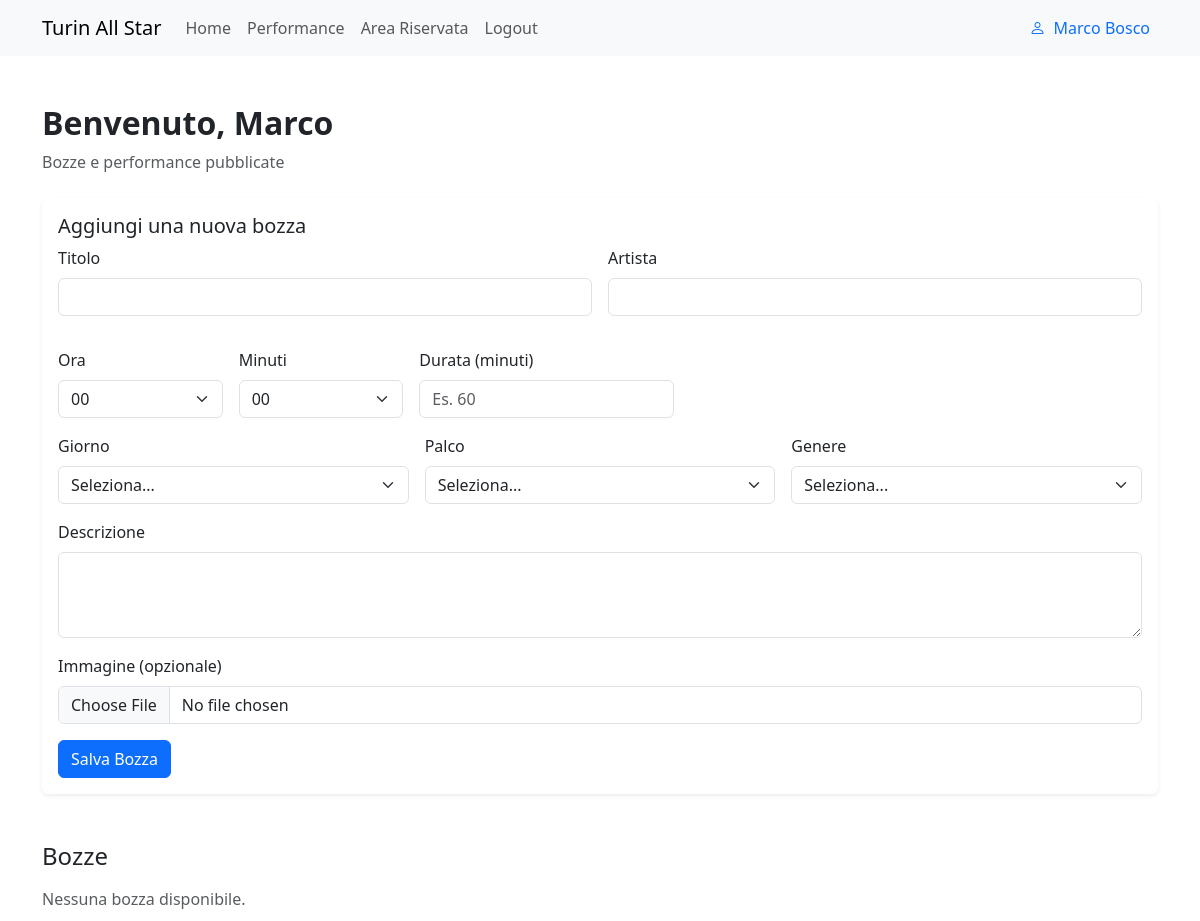
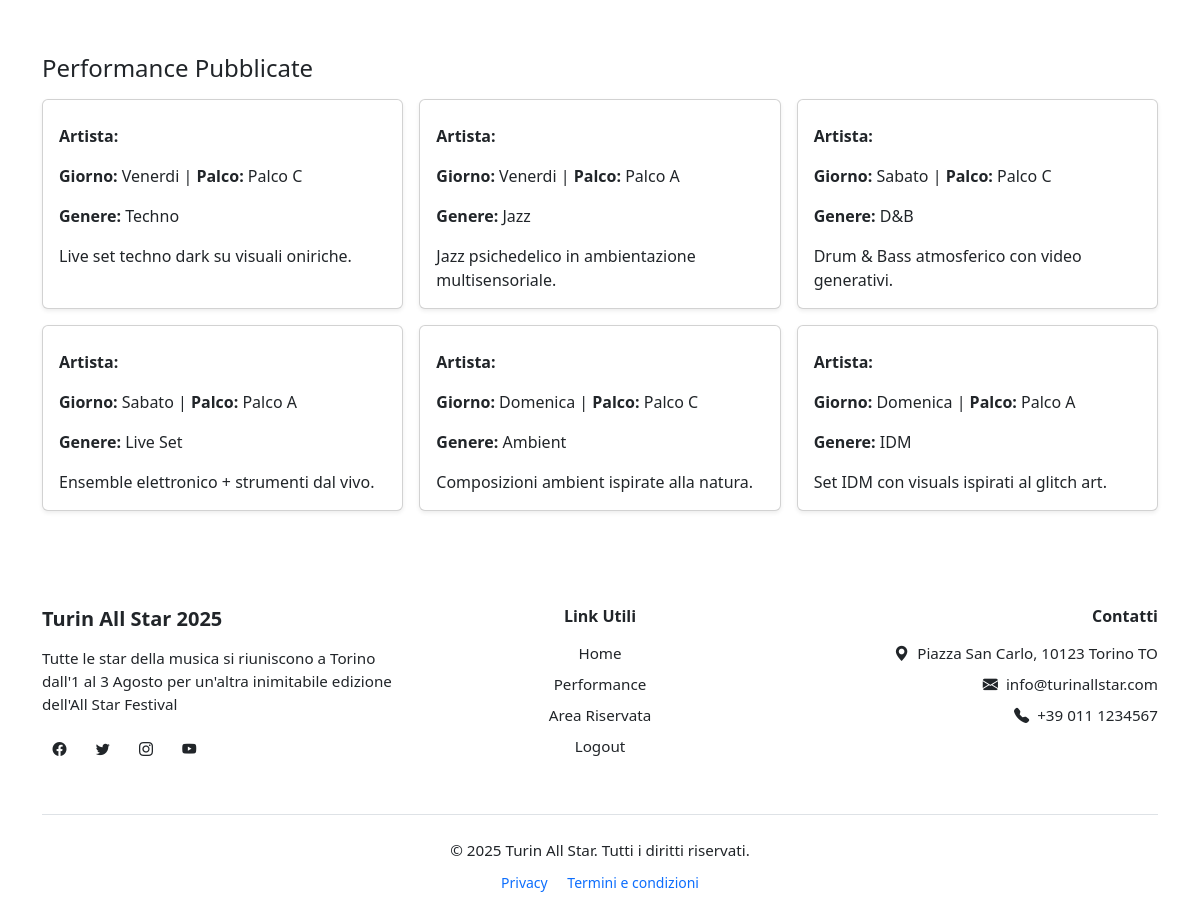
The app's page /reserved (signed in) with its own data (2 pictures, top to bottom).
### tables this page shows
CREATE TABLE utenti(
    id INTEGER PRIMARY KEY AUTOINCREMENT,
    nome TEXT NOT NULL,
    cognome TEXT NOT NULL,
    email TEXT UNIQUE NOT NULL,
    password TEXT NOT NULL,
    ruolo TEXT CHECK(ruolo IN('organizzatore','partecipante')) NOT NULL,
    data_registrazione TIMESTAMP DEFAULT CURRENT_TIMESTAMP
);

CREATE TABLE performances(
    id INTEGER PRIMARY KEY AUTOINCREMENT,
    nome_artista TEXT UNIQUE NOT NULL,
    giorno TEXT CHECK(giorno IN('Venerdi','Sabato','Domenica')) NOT NULL,
    orario TEXT NOT NULL,
    durata INTEGER NOT NULL,
    descrizione TEXT NOT NULL,
    palco TEXT CHECK(palco IN('Palco A','Palco B','Palco C')) NOT NULL,
    genere TEXT NOT NULL,
    immagine TEXT NOT NULL,
    pubblicato INTEGER DEFAULT 0,
    id_organizzatore INTEGER NOT NULL,
    data_inserimento TIMESTAMP DEFAULT CURRENT_TIMESTAMP,
    FOREIGN KEY (id_organizzatore) REFERENCES utenti(id)
);

### routes/private_routes.py (the view)
@private_bp.route("/reserved")
@login_required
def reserved():
    biglietto = biglietti_dao.get_biglietto_by_partecipante(current_user.id)
    bozze = performances_dao.get_bozze_by_organizzatore(current_user.id)
    pubblicate = performances_dao.get_performances_pubblicate_by_organizzatore(current_user.id)
    if current_user.ruolo == "organizzatore":
        return render_template("private/riservata_organizzatori.html", user=current_user, bozze=bozze, pubblicate=pubblicate)
    return render_template("private/riservata_partecipanti.html", user=current_user, biglietto=biglietto)

### dao/biglietti_dao.py (called while the page is built, shortened)
def get_db_connection():
    conn = sqlite3.connect("festival.db")
    conn.row_factory = sqlite3.Row
    return conn

def get_biglietto_by_partecipante(id_partecipante):
    try:
        sql = """
        SELECT b.id, b.id_partecipante, b.tipo, b.data_acquisto, bg.giorno
        FROM biglietti b
        LEFT JOIN biglietti_giorni bg ON b.id = bg.id_biglietto
        WHERE b.id_partecipante = ?
        """
        with get_db_connection() as conn:
            cursor = conn.cursor()
            cursor.execute(sql, (id_partecipante,))
            righe = cursor.fetchall()
            cursor.close()
        if not righe:
            return None
    except sqlite3.Error as e:
        logging.error(f"get_biglietto_by_partecipante: {e}")
        return None

### dao/performances_dao.py (called while the page is built)
def get_db_connection():
    conn = sqlite3.connect("festival.db")
    conn.row_factory = sqlite3.Row
    return conn

def get_performances_pubblicate_by_organizzatore(id_organizzatore):
    try:
        sql = "SELECT * FROM performances WHERE id_organizzatore = ? AND pubblicato = 1"
        with get_db_connection() as conn:
            cursor = conn.cursor()
            cursor.execute(sql, (id_organizzatore,))
            performances = cursor.fetchall()
            cursor.close()
        return performances
    except sqlite3.Error as e:
        logging.error(f"get_performances_pubblicate_by_organizzatore: {e}")
        return []

def get_bozze_by_organizzatore(id_organizzatore):
    try:
        sql = "SELECT * FROM performances WHERE id_organizzatore = ? AND pubblicato = 0"
        with get_db_connection() as conn:
            cursor = conn.cursor()
            cursor.execute(sql, (id_organizzatore,))
            bozze = cursor.fetchall()
            cursor.close()
        return bozze
    except sqlite3.Error as e:
        logging.error(f"get_bozze_by_organizzatore: {e}")
        return []

### dao/utenti_dao.py (called while the page is built)
def get_db_connection():
    conn = sqlite3.connect("festival.db")
    conn.row_factory = sqlite3.Row
    return conn

def get_utente_by_id(id):
    try:
        sql = "SELECT * FROM utenti WHERE id = ?"
        with get_db_connection() as conn:
            cursor = conn.cursor()
            cursor.execute(sql, (id,))
            utente = cursor.fetchone()
            cursor.close()
        return utente
    except sqlite3.Error as e:
        logging.error(f"get_utente_by_id: {e}")
        return None

### templates/private/riservata_organizzatori.html (shortened to what this page needs)
{% extends "base.html" %}  {% block content %}
<section class="container mt-5 mb-4">
  <h2 class="fw-bold">Benvenuto, {{ user.nome }}</h2>
  <p class="text-muted">Bozze e performance pubblicate</p>
</section>
<section class="container mb-5">
  <div class="card shadow-sm border-0">
    <div class="card-body">
      <h5 class="card-title">Aggiungi una nuova bozza</h5>
      <form
        method="POST"
        enctype="multipart/form-data"
        action="{{ url_for('private.aggiungi_bozza') }}"
      >
        <div class="row g-3">
          <div class="col-md-6">
            <label for="titolo" class="form-label">Titolo</label>
            <input type="text" class="form-control" name="titolo" required />
          </div>
          <div class="col-md-6">
            <label for="artista" class="form-label">Artista</label>
            <input type="text" class="form-control" name="artista" required />
          </div>
          <div class="row g-3 align-items-end">
            <div class="col-md-2">
              <label for="ora" class="form-label">Ora</label>
              <select name="ora" id="ora" class="form-select" required>
                {% for h in range(0, 24) %}
                <option value="{{ '%02d' % h }}">{{ '%02d' % h }}</option>
                {% endfor %}
              </select>
            </div>
            <div class="col-md-2">
              <label for="minuti" class="form-label">Minuti</label>
              <select name="minuti" id="minuti" class="form-select" required>
                {% for m in range(0, 60, 5) %}
                <option value="{{ '%02d' % m }}">{{ '%02d' % m }}</option>
                {% endfor %}
              </select>
            </div>
            <div class="col-md-3">
              <label for="durata" class="form-label">Durata (minuti)</label>
              <input
                type="number"
                min="1"
                class="form-control"
                name="durata"
                id="durata"
                placeholder="Es. 60"
                required
              />
            </div>
          </div>
          <div class="col-md-4">
            <label for="giorno" class="form-label">Giorno</label>
            <select class="form-select" name="giorno" required>
              <option value="">Seleziona...</option>
            </select>
          </div>
          <div class="col-md-4">
            <label for="palco" class="form-label">Palco</label>
            <select class="form-select" name="palco" required>
              <option value="">Seleziona...</option>
            </select>
          </div>
          <div class="col-md-4">
            <label for="genere" class="form-label">Genere</label>
            <select class="form-select" name="genere" required>
              <option value="">Seleziona...</option>
            </select>
          </div>
          <div class="col-12">
            <label for="descrizione" class="form-label">Descrizione</label>
            <textarea
              class="form-control"
              name="descrizione"
              rows="3"
            ></textarea>
          </div>
          <div class="col-12">
            <label for="immagine" class="form-label"
              >Immagine (opzionale)</label
            >
            <input
              type="file"
              class="form-control"
              name="immagine"
              accept="image/*"
            />
          </div>
          <div class="col-12">
            <button type="submit" class="btn btn-primary">Salva Bozza</button>
          </div>
        </div>
      </form>
    </div>
  </div>
</section>
<section class="container mb-5">
  <h4 class="mb-3">Bozze</h4>
  <div class="row g-3">
    {% for bozza in bozze %}
    <div class="col-md-6 col-lg-4">
      <div class="card h-100 shadow-sm">
        {% if bozza.immagine %}
        <img
          src="{{ bozza.immagine }}"
          alt="Immagine di {{ bozza.titolo }}"
          class="card-img-top"
          style="object-fit: cover; height: 180px"
        />
        {% endif %}
        <div class="card-body d-flex flex-column">
          <h5 class="card-title mt-2">{{ bozza.titolo }}</h5>
          <h6 class="card-subtitle mb-2 text-muted">{{ bozza.artista }}</h6>
          <div class="mb-2">
            <span class="badge bg-primary me-1"
              >Giorno: {{ bozza.giorno }}</span
            >
            <span class="badge bg-secondary me-1"
              >Palco: {{ bozza.palco }}</span
            >
            <span class="badge bg-info text-dark me-1"
              >Genere: {{ bozza.genere }}</span
            >
            {% if bozza.orario %}
            <span class="badge bg-warning text-dark me-1"
              >Orario: {{ bozza.orario }}</span
            >
            {% endif %} {% if bozza.durata %}
            <span class="badge bg-success me-1"
              >Durata: {{ bozza.durata }} min</span
            >
            {% endif %}
          </div>
          {% if bozza.descrizione %}
          <p class="card-text flex-grow-1">{{ bozza.descrizione }}</p>
          {% else %}
          <p class="card-text text-muted fst-italic">Nessuna descrizione.</p>
          {% endif %}
        </div>
        <a
          href="{{ url_for('private.modifica_bozza', id=bozza.id) }}"
          class="btn btn-warning btn-sm me-2"
          >Modifica</a
        >
        <div class="card-footer text-end bg-transparent border-0">
          <form
            method="POST"
            action="{{ url_for('private.pubblica_bozza', id=bozza.id) }}"
          >
            <button type="submit" class="btn btn-success btn-sm">
              Pubblica
            </button>
          </form>
        </div>
      </div>
    </div>
    {% else %}
    <p class="text-muted">Nessuna bozza disponibile.</p>
    {% endfor %}
  </div>
</section>
<section class="container mb-5">
  <h4 class="mb-3">Performance Pubblicate</h4>
  <div class="row g-3">
    {% for p in pubblicate %}
    <div class="col-md-6 col-lg-4">
      <div class="card h-100 shadow-sm">
        <div class="card-body">
          <p class="card-text"><strong>Artista:</strong> {{ p.artista }}</p>
          <p class="card-text">
            <strong>Giorno:</strong> {{ p.giorno }} | <strong>Palco:</strong> {{
            p.palco }}
          </p>
          <p class="card-text"><strong>Genere:</strong> {{ p.genere }}</p>
          <p class="card-text">{{ p.descrizione }}</p>
        </div>
      </div>
    </div>
    {% else %}
    <p class="text-muted">Nessuna performance pubblicata.</p>
    {% endfor %}
  </div>
</section>
{% endblock %}

### templates/components/navbar.html (shortened to what this page needs)
<nav class="navbar navbar-expand-lg bg-body-tertiary sticky-top">
  <div class="container">
    <a class="navbar-brand" href="{{ url_for('public.home') }}"
      >Turin All Star</a
    >
    <div class="collapse navbar-collapse" id="navbarNav">
      <ul class="navbar-nav me-auto mb-2 mb-lg-0">
        <li class="nav-item">
          <a
            class="nav-link"
            aria-current="page"
            href="{{ url_for('public.home') }}"
            >Home</a
          >
        </li>
        <li class="nav-item">
          <a class="nav-link" href="{{ url_for('public.performances') }}"
            >Performance</a
          >
        </li>
        <li class="nav-item">
          <a class="nav-link" href="{{ url_for('private.reserved')}}"
            >Area Riservata</a
          >
        </li>
        {% if current_user.is_authenticated %}
        <li class="nav-item">
          <a class="nav-link" href="{{ url_for('auth.logout') }}">Logout</a>
        </li>
        {% endif %}
      </ul>
      {% if current_user.is_authenticated %}
      <a class="text-decoration-none" href="{{ url_for('private.reserved') }}">
      <div class="d-flex align-items-center ms-auto">
        <div class="text-primary d-flex align-items-center gap-2 px-2">
          <i class="bi bi-person"></i>
          <span>{{ current_user.nome }} {{ current_user.cognome }}</span>
        </div>
      </div>
      {% endif %}
      </a>
    </div>
  </div>
</nav>

### records on screen
utenti: nome "Marco", cognome "Bosco"
performances: giorno "Venerdi", palco "Palco C", genere "Techno", descrizione "Live set techno dark su visuali oniriche."
performances: giorno "Venerdi", palco "Palco A", genere "Jazz", descrizione "Jazz psichedelico in ambientazione multisensoriale."
performances: giorno "Sabato", palco "Palco C", genere "D&B", descrizione "Drum & Bass atmosferico con video generativi."
performances: giorno "Sabato", palco "Palco A", genere "Live Set", descrizione "Ensemble elettronico + strumenti dal vivo."
performances: giorno "Domenica", palco "Palco C", genere "Ambient", descrizione "Composizioni ambient ispirate alla natura."
performances: giorno "Domenica", palco "Palco A", genere "IDM", descrizione "Set IDM con visuals ispirati al glitch art."

### other values on screen
form field ora "00"
form field minuti "00"
